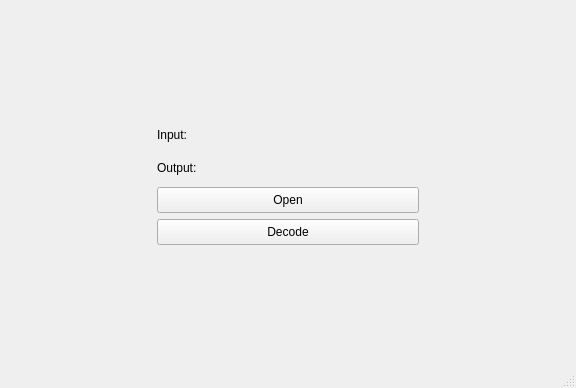
<?xml version="1.0" encoding="UTF-8"?>
<ui version="4.0">
 <class>DecodeWindow</class>
 <widget class="QMainWindow" name="DecodeWindow">
  <property name="geometry">
   <rect>
    <x>0</x>
    <y>0</y>
    <width>576</width>
    <height>388</height>
   </rect>
  </property>
  <property name="windowTitle">
   <string>MainWindow</string>
  </property>
  <widget class="QWidget" name="centralwidget">
   <layout class="QGridLayout" name="gridLayout_3">
    <item row="0" column="0">
     <layout class="QGridLayout" name="gridLayout_2">
      <item row="0" column="0">
       <layout class="QGridLayout" name="gridLayout">
        <item row="0" column="0" colspan="2">
         <layout class="QHBoxLayout" name="horizontalLayout">
          <item>
           <widget class="QLabel" name="label_3">
            <property name="minimumSize">
             <size>
              <width>54</width>
              <height>27</height>
             </size>
            </property>
            <property name="maximumSize">
             <size>
              <width>54</width>
              <height>27</height>
             </size>
            </property>
            <property name="text">
             <string>Input: </string>
            </property>
           </widget>
          </item>
          <item>
           <widget class="QLabel" name="labelSourcePath">
            <property name="minimumSize">
             <size>
              <width>200</width>
              <height>27</height>
             </size>
            </property>
            <property name="maximumSize">
             <size>
              <width>200</width>
              <height>27</height>
             </size>
            </property>
            <property name="text">
             <string/>
            </property>
            <property name="textFormat">
             <enum>Qt::PlainText</enum>
            </property>
            <property name="wordWrap">
             <bool>true</bool>
            </property>
            <property name="textInteractionFlags">
             <set>Qt::TextSelectableByMouse</set>
            </property>
           </widget>
          </item>
         </layout>
        </item>
        <item row="1" column="0">
         <widget class="QLabel" name="label_2">
          <property name="minimumSize">
           <size>
            <width>56</width>
            <height>27</height>
           </size>
          </property>
          <property name="maximumSize">
           <size>
            <width>56</width>
            <height>27</height>
           </size>
          </property>
          <property name="text">
           <string>Output: </string>
          </property>
         </widget>
        </item>
        <item row="1" column="1">
         <widget class="QLabel" name="labelOutputPath">
          <property name="minimumSize">
           <size>
            <width>200</width>
            <height>27</height>
           </size>
          </property>
          <property name="maximumSize">
           <size>
            <width>200</width>
            <height>27</height>
           </size>
          </property>
          <property name="text">
           <string/>
          </property>
          <property name="textFormat">
           <enum>Qt::PlainText</enum>
          </property>
          <property name="wordWrap">
           <bool>true</bool>
          </property>
          <property name="textInteractionFlags">
           <set>Qt::TextSelectableByMouse</set>
          </property>
         </widget>
        </item>
       </layout>
      </item>
      <item row="1" column="0">
       <layout class="QVBoxLayout" name="verticalLayout">
        <item>
         <widget class="QPushButton" name="buttonOpenFile">
          <property name="minimumSize">
           <size>
            <width>262</width>
            <height>26</height>
           </size>
          </property>
          <property name="maximumSize">
           <size>
            <width>262</width>
            <height>26</height>
           </size>
          </property>
          <property name="text">
           <string>Open</string>
          </property>
         </widget>
        </item>
        <item>
         <widget class="QPushButton" name="buttonDecode">
          <property name="minimumSize">
           <size>
            <width>262</width>
            <height>26</height>
           </size>
          </property>
          <property name="maximumSize">
           <size>
            <width>262</width>
            <height>26</height>
           </size>
          </property>
          <property name="text">
           <string>Decode</string>
          </property>
         </widget>
        </item>
       </layout>
      </item>
     </layout>
    </item>
   </layout>
  </widget>
  <widget class="QMenuBar" name="menubar">
   <property name="geometry">
    <rect>
     <x>0</x>
     <y>0</y>
     <width>576</width>
     <height>23</height>
    </rect>
   </property>
  </widget>
  <widget class="QStatusBar" name="statusbar"/>
 </widget>
 <resources/>
 <connections/>
</ui>
